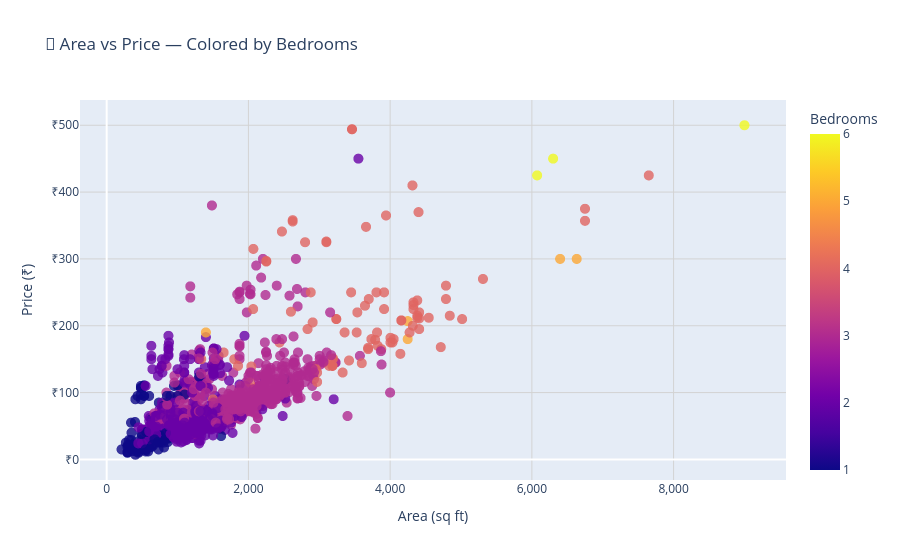

The notebook cell saved with this chart:
### Code cell
# scatter plot between area and price using plotly

fig = px.scatter(
    df,
    x='Area',
    y='Price',
    color='Bedrooms',
    title='📍 Area vs Price — Colored by Bedrooms',
    labels={
        'Area': 'Area (sq ft)',
        'Price': 'Price (₹ in lakhs)'
    },
    hover_data=['Mapped_Area', 'Furnishing_Status', 'Facing', 'Property_Status'],
    opacity=0.8
)

# Remove trendline (already omitted)
# Format axes with commas, and force multiple ticks on x-axis
fig.update_layout(
    xaxis_title="Area (sq ft)",
    yaxis_title="Price (₹)",
    xaxis=dict(
        tickformat=",.0f",
        gridcolor='lightgray',
        # Force at least 6 evenly spaced ticks
        nticks=6
    ),
    yaxis=dict(
        tickprefix="₹",
        tickformat=",.0f",
        gridcolor='lightgray'
    ),
    hoverlabel=dict(bgcolor="white", font_size=12),
    legend_title_text="Bedrooms"
)

# Adjust marker size
fig.update_traces(marker=dict(size=10))

fig.show()

### Figure 1 — Plotly figure (JSON) as saved in the notebook; plotly's stock layout.template omitted (floating-point values rounded to 4 significant figures; data arrays with more than 128 entries replaced by an {"elided": "..."} marker saying what was removed)
{"data": [{"customdata": {"elided": "1300x4 str values"}, "hovertemplate": "Area (sq ft)=%{x}<br>Price (₹ in lakhs)=%{y}<br>Mapped_Area=%{customdata[0]}<br>Furnishing_Status=%{customdata[1]}<br>Facing=%{customdata[2]}<br>Property_Status=%{customdata[3]}<br>Bedrooms=%{marker.color}<extra></extra>", "legendgroup": "", "marker": {"color": {"elided": "1300 int values"}, "coloraxis": "coloraxis", "opacity": 0.8, "size": 10, "symbol": "circle"}, "mode": "markers", "name": "", "showlegend": false, "type": "scattergl", "x": {"elided": "1300 float values"}, "xaxis": "x", "y": {"elided": "1300 float values"}, "yaxis": "y"}], "layout": {"coloraxis": {"colorbar": {"title": {"text": "Bedrooms"}}, "colorscale": [[0, "#0d0887"], [0.1111, "#46039f"], [0.2222, "#7201a8"], [0.3333, "#9c179e"], [0.4444, "#bd3786"], [0.5556, "#d8576b"], [0.6667, "#ed7953"], [0.7778, "#fb9f3a"], [0.8889, "#fdca26"], [1, "#f0f921"]]}, "hoverlabel": {"bgcolor": "white", "font": {"size": 12}}, "legend": {"title": {"text": "Bedrooms"}, "tracegroupgap": 0}, "title": {"text": "📍 Area vs Price — Colored by Bedrooms"}, "xaxis": {"anchor": "y", "domain": [0, 1], "gridcolor": "lightgray", "nticks": 6, "tickformat": ",.0f", "title": {"text": "Area (sq ft)"}}, "yaxis": {"anchor": "x", "domain": [0, 1], "gridcolor": "lightgray", "tickformat": ",.0f", "tickprefix": "₹", "title": {"text": "Price (₹)"}}}}
